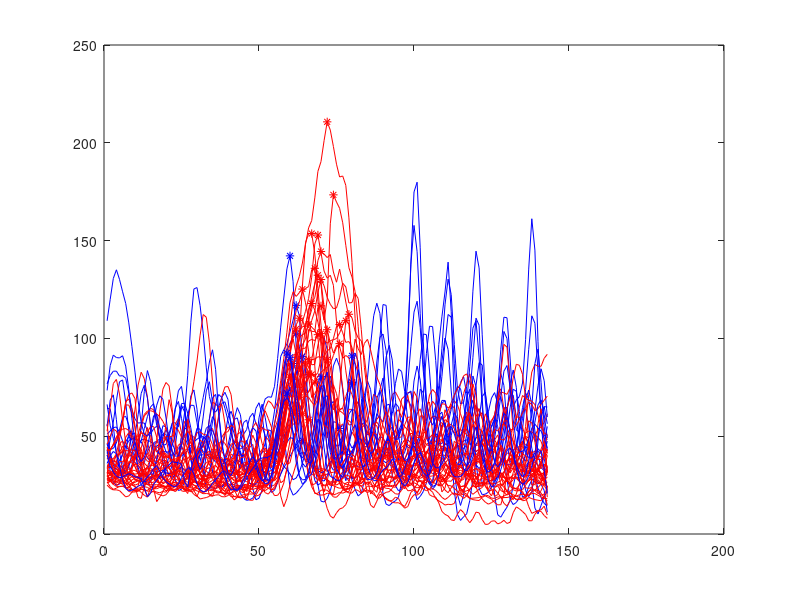
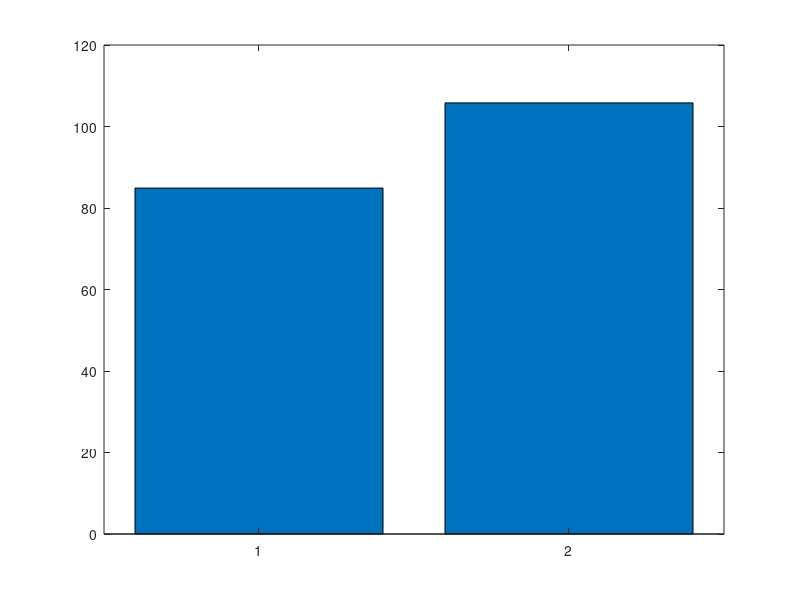

Source code (MATLAB) for these figures, in order: (Note: this script raises an error after producing the figures.)
clear all; close all; clc

C1 = load('Sheng1.mat');
C2 = load('Sheng2.mat');

AlAf_1  = zeros(101,143);
cg1 = 0; cg2 = 0;
Peaks1 = zeros(101,2);
Peaks2 = zeros(101,2);
Before = zeros(50,101);
During = zeros(143,101);
After = zeros(143,101);

for i = 1:101
    i
    F1 = C1.UV8MX_data(1,i).YFP;
    F2 = C2.UV8cnt_data(1,i).YFP;
    M = 50;
    if (F1(end) > 0)
         plot(F1,'b'); hold on; 
        cg1 = cg1 + 1;
        g = find(F1(50:80) == max(F1(50:80)))+49;
        Peaks1(cg1,2) = F1(g); Peaks1(cg1,1) = (F1(g)-F1(50))/(g-50);
        plot(g,F1(g),'*b')
    end
    if (F2(end) > 0)
        plot(F2,'r'); hold on
        cg2 = cg2 + 1;
        g = find(F2(50:80) == max(F2(50:80)))+49;
        Peaks2(cg2,2) = F2(g); Peaks2(cg2,1) = (F2(g)-F2(50))/(g-50);
        plot(g,F2(g),'*r')
    end
        
end

figure
B1 = mean(Peaks1(1:cg1,2)); eB1 = std(Peaks1(1:cg1,2))/sqrt(cg1);
B2 = mean(Peaks2(1:cg2,2)); eB2 = std(Peaks2(1:cg2,2))/sqrt(cg2);
b = bar(1:2,[B1 B2]); hold on
b(1).FaceColor = [0.0 0.7 0.];
b(1).EdgeColor = [0.1 0.5 0.1];
b.LineWidth = 4;
be = errorbar(1:2,[B1 B2],[(eB1) (eB2)],'*');
be.LineWidth = 4;
be.Color = [0.1 0.5 0.1];
goodplot
